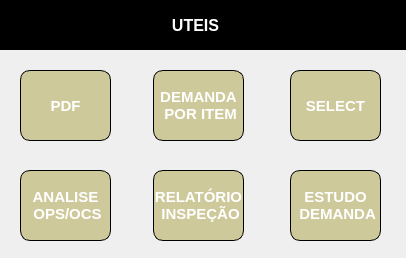
<?xml version="1.0" encoding="UTF-8"?>
<ui version="4.0">
 <class>uteis</class>
 <widget class="QWidget" name="uteis">
  <property name="geometry">
   <rect>
    <x>0</x>
    <y>0</y>
    <width>406</width>
    <height>258</height>
   </rect>
  </property>
  <property name="windowTitle">
   <string>SII - Uteis</string>
  </property>
  <widget class="QPushButton" name="btnPdf">
   <property name="geometry">
    <rect>
     <x>20</x>
     <y>70</y>
     <width>91</width>
     <height>71</height>
    </rect>
   </property>
   <property name="font">
    <font>
     <pointsize>11</pointsize>
     <weight>75</weight>
     <bold>true</bold>
    </font>
   </property>
   <property name="styleSheet">
    <string notr="true">border-radius: 10px; border: 1px solid rgb(0,0,0);  background-color: #CDC99B;    color: white;</string>
   </property>
   <property name="text">
    <string>PDF</string>
   </property>
  </widget>
  <widget class="QLabel" name="label_2">
   <property name="geometry">
    <rect>
     <x>-4</x>
     <y>-11</y>
     <width>411</width>
     <height>61</height>
    </rect>
   </property>
   <property name="styleSheet">
    <string notr="true">background: black;</string>
   </property>
   <property name="text">
    <string/>
   </property>
  </widget>
  <widget class="QLabel" name="label_3">
   <property name="geometry">
    <rect>
     <x>20</x>
     <y>10</y>
     <width>31</width>
     <height>31</height>
    </rect>
   </property>
   <property name="text">
    <string/>
   </property>
   <property name="pixmap">
    <pixmap>../static/apple-touch-icon.png</pixmap>
   </property>
   <property name="scaledContents">
    <bool>true</bool>
   </property>
  </widget>
  <widget class="QLabel" name="label_4">
   <property name="geometry">
    <rect>
     <x>10</x>
     <y>10</y>
     <width>371</width>
     <height>31</height>
    </rect>
   </property>
   <property name="font">
    <font>
     <pointsize>12</pointsize>
     <weight>75</weight>
     <bold>true</bold>
    </font>
   </property>
   <property name="styleSheet">
    <string notr="true">color: white;</string>
   </property>
   <property name="text">
    <string>UTEIS</string>
   </property>
   <property name="alignment">
    <set>Qt::AlignCenter</set>
   </property>
  </widget>
  <widget class="QPushButton" name="btnDemanda">
   <property name="geometry">
    <rect>
     <x>153</x>
     <y>70</y>
     <width>91</width>
     <height>71</height>
    </rect>
   </property>
   <property name="font">
    <font>
     <pointsize>11</pointsize>
     <weight>75</weight>
     <bold>true</bold>
    </font>
   </property>
   <property name="styleSheet">
    <string notr="true">border-radius: 10px; border: 1px solid rgb(0,0,0);  background-color: #CDC99B;    color: white;</string>
   </property>
   <property name="text">
    <string>DEMANDA
 POR ITEM</string>
   </property>
  </widget>
  <widget class="QPushButton" name="btnEstudoDemanda">
   <property name="geometry">
    <rect>
     <x>290</x>
     <y>170</y>
     <width>91</width>
     <height>71</height>
    </rect>
   </property>
   <property name="font">
    <font>
     <pointsize>11</pointsize>
     <weight>75</weight>
     <bold>true</bold>
    </font>
   </property>
   <property name="styleSheet">
    <string notr="true">border-radius: 10px; border: 1px solid rgb(0,0,0);  background-color: #CDC99B;    color: white;</string>
   </property>
   <property name="text">
    <string>ESTUDO 
 DEMANDA</string>
   </property>
  </widget>
  <widget class="QPushButton" name="btnSelect">
   <property name="geometry">
    <rect>
     <x>290</x>
     <y>70</y>
     <width>91</width>
     <height>71</height>
    </rect>
   </property>
   <property name="font">
    <font>
     <pointsize>11</pointsize>
     <weight>75</weight>
     <bold>true</bold>
    </font>
   </property>
   <property name="styleSheet">
    <string notr="true">border-radius: 10px; border: 1px solid rgb(0,0,0);  background-color: #CDC99B;    color: white;</string>
   </property>
   <property name="text">
    <string>SELECT</string>
   </property>
  </widget>
  <widget class="QPushButton" name="btnAnaliseOps">
   <property name="geometry">
    <rect>
     <x>20</x>
     <y>170</y>
     <width>91</width>
     <height>71</height>
    </rect>
   </property>
   <property name="font">
    <font>
     <pointsize>11</pointsize>
     <weight>75</weight>
     <bold>true</bold>
    </font>
   </property>
   <property name="styleSheet">
    <string notr="true">border-radius: 10px; border: 1px solid rgb(0,0,0);  background-color: #CDC99B;    color: white;</string>
   </property>
   <property name="text">
    <string>ANALISE 
 OPS/OCS</string>
   </property>
  </widget>
  <widget class="QPushButton" name="btnInspecao">
   <property name="geometry">
    <rect>
     <x>153</x>
     <y>170</y>
     <width>91</width>
     <height>71</height>
    </rect>
   </property>
   <property name="font">
    <font>
     <pointsize>11</pointsize>
     <weight>75</weight>
     <bold>true</bold>
    </font>
   </property>
   <property name="styleSheet">
    <string notr="true">border-radius: 10px; border: 1px solid rgb(0,0,0);  background-color: #CDC99B;    color: white;</string>
   </property>
   <property name="text">
    <string>RELATÓRIO
 INSPEÇÃO</string>
   </property>
  </widget>
 </widget>
 <resources/>
 <connections/>
</ui>
